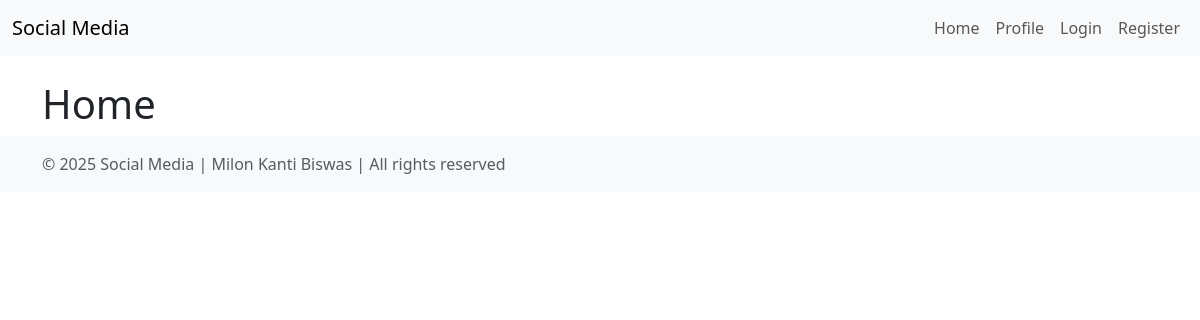
Before: / with the older database file.
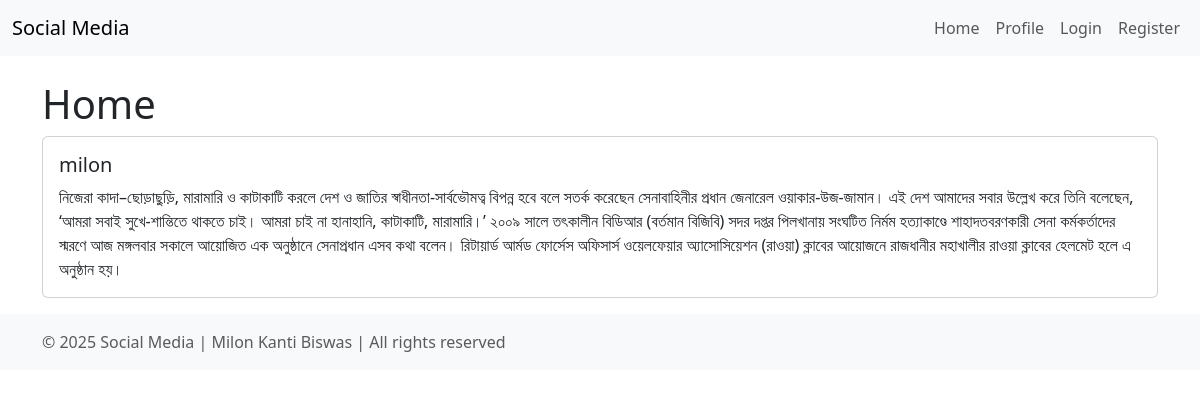
After: the same page with the newer database file.
### posts/models.py (models this page shows, shortened)
class Post(models.Model):
    user = models.ForeignKey(User, on_delete=models.CASCADE)
    content = models.TextField()
    image = models.ImageField(upload_to='posts/', blank=True, null=True)
    created_at = models.DateTimeField(auto_now_add=True)

### posts/views.py (the view)
# urls.py: path('', views.home, name='home'),
def home(request):
    posts = Post.objects.all().order_by('-created_at')
    return render(request, 'posts/home.html', {'posts': posts})

### templates/posts/home.html (shortened to what this page needs)
{% extends 'base.html' %}
{% block content %}
    <h1>Home</h1>
    {% for post in posts %}
        <div class="card mb-3">
            <div class="card-body">
                <h5 class="card-title">{{ post.user.username }}</h5>
                <p class="card-text">{{ post.content }}</p>
            </div>
        </div>
    {% endfor %}
{% endblock %}

### templates/base.html (shortened to what this page needs)
<!DOCTYPE html>
<html lang="en">
<head>
    <link href="https://cdn.jsdelivr.net/npm/bootstrap@5.3.0/dist/css/bootstrap.min.css" rel="stylesheet">
</head>
<body>
    <nav class="navbar navbar-expand-lg navbar-light bg-light">
        <div class="container-fluid">
            <a class="navbar-brand" href="{% url 'home' %}">Social Media</a>
            <div class="navbar-nav">
                <a class="nav-link" href="{% url 'home' %}">Home</a>
                <a class="nav-link" href="{% url 'profile' %}">Profile</a>
                {% if user.is_authenticated %}
                    <a class="nav-link" href="{% url 'logout' %}">Logout</a>
                {% else %}
                    <a class="nav-link" href="{% url 'login' %}">Login</a>
                    <a class="nav-link" href="{% url 'signup' %}">Register</a>
                {% endif %}
            </div>
        </div>
    </nav>
    <div class="container mt-4">
        {% block content %}{% endblock %}
    </div>
    <footer class="footer mt-auto py-3 bg-light">
        <div class="container">
            <span class="text-muted">© 2025 Social Media | Milon Kanti Biswas | All rights reserved</span>
        </div>
    </footer>
</body>
</html>

Changed rows visible on the page:
added Post: user.username "milon", content "নিজেরা কাদা–ছোড়াছুড়ি, মারামারি ও কাটাকাটি করলে দেশ ও জাতির স্বাধীনতা-সার্বভৌমত্ব বিপন্ন হবে বলে সতর্ক করেছেন সেনাবাহিনীর প্রধান জেনারেল ওয়াকার-উজ-জামান। এই দেশ আমাদের সবার উল্লেখ করে তিনি বলেছেন, ‘আমরা সবাই সুখে-শান্তিতে থাকতে চাই। আমরা চাই না হানাহানি, কাটাকাটি, মারামারি।’ ২০০৯ সালে তৎকালীন বিডিআর (বর্তমান বিজিবি) সদর দপ্তর পিলখানায় সংঘটিত নির্মম হত্যাকাণ্ডে শাহাদতবরণকারী সেনা কর্মকর্তাদের স্মরণে আজ মঙ্গলবার সকালে আয়োজিত এক অনুষ্ঠানে সেনাপ্রধান এসব কথা বলেন। রিটায়ার্ড আর্মড ফোর্সেস অফিসার্স ওয়েলফেয়ার অ্যাসোসিয়েশন (রাওয়া) ক্লাবের আয়োজনে রাজধানীর মহাখালীর রাওয়া ক্লাবের হেলমেট হলে এ অনুষ্ঠান হয়।"
